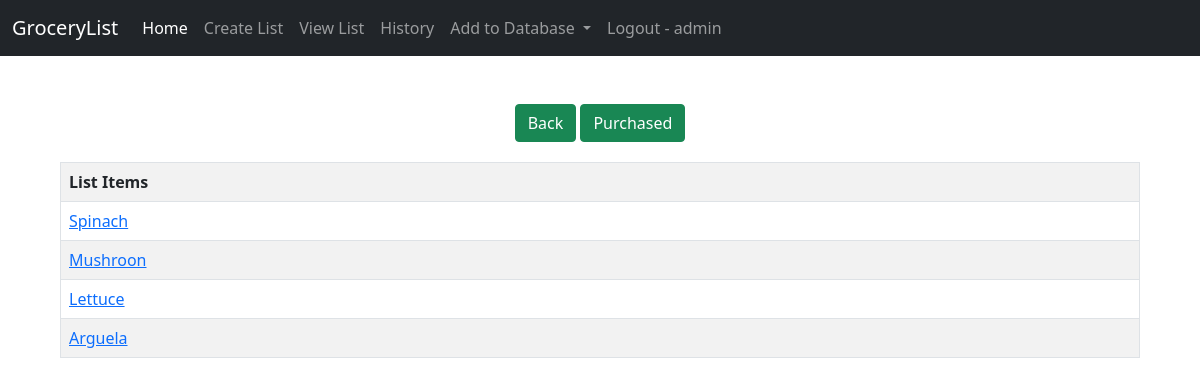
/grocery/list/ (signed in), run on the app's committed database.
### grocery/models.py (models this page shows, shortened)
class GroceryList(models.Model):
    user_id = models.IntegerField(null=True)
    item = models.CharField(max_length=255, null=True)
    completed = models.BooleanField(default=False)
    date = models.DateField(auto_now=True, null=True)

### grocery/views.py (the view)
# urls.py: path('list/', views.view_list, name='list'),
@login_required(login_url='/account/login')
def view_list(request):
    user_id = request.session['_auth_user_id']
    grocery_list = GroceryList.objects.filter(user_id=user_id)
    return render(request, 'view_list.html', {'list': grocery_list})

### grocery/templates/view_list.html (shortened to what this page needs)
{% extends 'base.html' %}
{% load static %}
{% block content %}
<link rel="stylesheet" type="text/css" href="{% static 'grocery.css' %}">
<br>
<br>
<div style="text-align: center;">
    <a href="/" class="btn btn-success">Back </a>
    <a href="{% url 'grocery:delete' %}" class="btn btn-success">Purchased </a>
    </div>
<table class="table table-striped table-bordered">
    <tr>
        <th>List Items</th>
    </tr>
    {% for i in list %}
    {% if i.completed %}
    <tr>
        <td>
         <s><a href="{% url 'grocery:undo' item_id=i.id %}">{{ i.item }}</a>
        </td>
    </tr>
    {% else %}
    <tr>
        <td>
         <a href="{% url 'grocery:complete' item_id=i.id %}">{{ i.item }}</a>
        </td>
    </tr>
    {% endif %}
    {% endfor %}
</table>
{% endblock %}

### templates/base.html (shortened to what this page needs)
<!DOCTYPE html>
<html lang="en">
<head>
  <link href="https://cdn.jsdelivr.net/npm/bootstrap@5.0.2/dist/css/bootstrap.min.css" rel="stylesheet">
</head>
{% load static %}
<link rel="stylesheet" type="text/css" href="{% static 'grocery.css' %}">
<nav class="navbar navbar-expand-lg navbar-dark bg-dark">
  <div class="container-fluid">
    <a class="navbar-brand" href="#">GroceryList</a>
    <div class="collapse navbar-collapse" id="navbarNavDropdown">
      <ul class="navbar-nav">
        <li class="nav-item">
          <a class="nav-link active" aria-current="page" href="/">Home</a>
        </li>
        <li class="nav-item">
          <a class="nav-link" href="{% url 'grocery:create_list' %}">Create List</a>
        </li>
        <li class="nav-item">
          <a class="nav-link" href="{% url 'grocery:list' %}">View List</a>
        </li>
        <li class="nav-item">
          <a class="nav-link" href="{% url 'grocery:archive' %}">History</a>
        </li>
        <li class="nav-item dropdown">
          <a class="nav-link dropdown-toggle" href="#" id="navbarDropdownMenuLink" role="button" data-bs-toggle="dropdown" aria-expanded="false">
            Add to Database
          </a>
        </li>
        {% if user.is_authenticated %}
        <li class="nav-item">
          <a class="nav-link" href="{% url 'user_account:logout' %}">Logout - {{ user }}</a>
        </li>
        {% else %}
        <li class="nav-item">
          <a class="nav-link" href="{% url 'user_account:login' %}">Login</a>
        </li>
        {% endif %}
      </ul>
    </div>
  </div>
</nav>
<body>
  {% block content %}
  {% endblock %}
</body>
</html>

### grocery/static/grocery.css (style rules this page uses)
table { margin: 0 auto; margin-bottom: 10px; width: 200px; max-width: 90%; margin-top: 20px; }

### data on the page
GroceryList: item "Spinach"
GroceryList: item "Mushroon"
GroceryList: item "Lettuce"
GroceryList: item "Arguela"

### other printed values
{{ user }} "admin"
